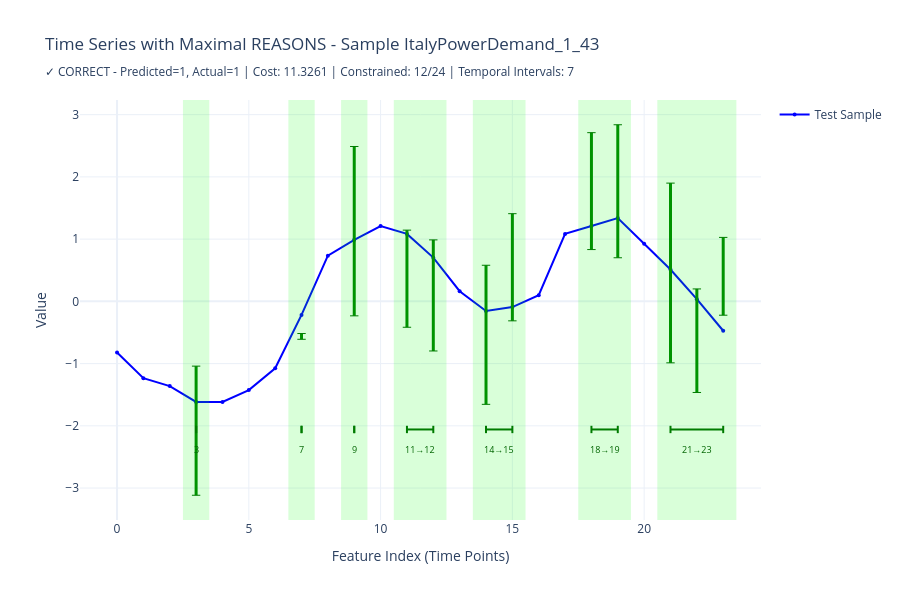

Notebook code for this chart:
### Code cell
# Plot 2: Time series with REASON (maximal reason from dataset)
from etl.reasons_analysis import visualize_sample_with_icf

fig = visualize_sample_with_icf(sample_id, tests_sample, feature_names, reason_type='reasons')
if fig is not None:
    fig.show()

### Figure 1 — Plotly figure (JSON) as saved in the notebook; plotly's stock layout.template omitted (floating-point values rounded to 4 significant figures)
{"data": [{"line": {"color": "blue", "width": 2}, "marker": {"color": "blue", "size": 4}, "mode": "lines+markers", "name": "Test Sample", "x": [0, 1, 2, 3, 4, 5, 6, 7, 8, 9, 10, 11, 12, 13, 14, 15, 16, 17, 18, 19, 20, 21, 22, 23], "y": [-0.8217, -1.235, -1.362, -1.616, -1.616, -1.425, -1.076, -0.2183, 0.7344, 0.9884, 1.211, 1.084, 0.7026, 0.1628, -0.1548, -0.0913, 0.09924, 1.084, 1.211, 1.338, 0.9249, 0.5121, 0.03573, -0.4724], "type": "scatter"}, {"hovertemplate": "<b>t_03</b><br>Y-Constraint: [-3.116, -1.041]<br>Value: -1.616<extra></extra>", "line": {"color": "green", "width": 3}, "marker": {"color": "darkgreen", "size": 6, "symbol": "line-ew-open"}, "mode": "lines+markers", "showlegend": false, "x": [3, 3], "y": [-3.116, -1.041], "type": "scatter"}, {"hovertemplate": "<b>t_07</b><br>Y-Constraint: [-0.610, -0.517]<br>Value: -0.218<extra></extra>", "line": {"color": "green", "width": 3}, "marker": {"color": "darkgreen", "size": 6, "symbol": "line-ew-open"}, "mode": "lines+markers", "showlegend": false, "x": [7, 7], "y": [-0.6096, -0.5169], "type": "scatter"}, {"hovertemplate": "<b>t_09</b><br>Y-Constraint: [-0.233, 2.488]<br>Value: 0.988<extra></extra>", "line": {"color": "green", "width": 3}, "marker": {"color": "darkgreen", "size": 6, "symbol": "line-ew-open"}, "mode": "lines+markers", "showlegend": false, "x": [9, 9], "y": [-0.2326, 2.488], "type": "scatter"}, {"hovertemplate": "<b>t_11</b><br>Y-Constraint: [-0.416, 1.145]<br>Value: 1.084<extra></extra>", "line": {"color": "green", "width": 3}, "marker": {"color": "darkgreen", "size": 6, "symbol": "line-ew-open"}, "mode": "lines+markers", "showlegend": false, "x": [11, 11], "y": [-0.4163, 1.145], "type": "scatter"}, {"hovertemplate": "<b>t_12</b><br>Y-Constraint: [-0.797, 0.988]<br>Value: 0.703<extra></extra>", "line": {"color": "green", "width": 3}, "marker": {"color": "darkgreen", "size": 6, "symbol": "line-ew-open"}, "mode": "lines+markers", "showlegend": false, "x": [12, 12], "y": [-0.7974, 0.9877], "type": "scatter"}, {"hovertemplate": "<b>t_14</b><br>Y-Constraint: [-1.655, 0.580]<br>Value: -0.155<extra></extra>", "line": {"color": "green", "width": 3}, "marker": {"color": "darkgreen", "size": 6, "symbol": "line-ew-open"}, "mode": "lines+markers", "showlegend": false, "x": [14, 14], "y": [-1.655, 0.5799], "type": "scatter"}, {"hovertemplate": "<b>t_15</b><br>Y-Constraint: [-0.313, 1.409]<br>Value: -0.091<extra></extra>", "line": {"color": "green", "width": 3}, "marker": {"color": "darkgreen", "size": 6, "symbol": "line-ew-open"}, "mode": "lines+markers", "showlegend": false, "x": [15, 15], "y": [-0.3129, 1.409], "type": "scatter"}, {"hovertemplate": "<b>t_18</b><br>Y-Constraint: [0.832, 2.711]<br>Value: 1.211<extra></extra>", "line": {"color": "green", "width": 3}, "marker": {"color": "darkgreen", "size": 6, "symbol": "line-ew-open"}, "mode": "lines+markers", "showlegend": false, "x": [18, 18], "y": [0.8321, 2.711], "type": "scatter"}, {"hovertemplate": "<b>t_19</b><br>Y-Constraint: [0.700, 2.838]<br>Value: 1.338<extra></extra>", "line": {"color": "green", "width": 3}, "marker": {"color": "darkgreen", "size": 6, "symbol": "line-ew-open"}, "mode": "lines+markers", "showlegend": false, "x": [19, 19], "y": [0.7005, 2.838], "type": "scatter"}, {"hovertemplate": "<b>t_21</b><br>Y-Constraint: [-0.988, 1.900]<br>Value: 0.512<extra></extra>", "line": {"color": "green", "width": 3}, "marker": {"color": "darkgreen", "size": 6, "symbol": "line-ew-open"}, "mode": "lines+markers", "showlegend": false, "x": [21, 21], "y": [-0.9879, 1.9], "type": "scatter"}, {"hovertemplate": "<b>t_22</b><br>Y-Constraint: [-1.464, 0.200]<br>Value: 0.036<extra></extra>", "line": {"color": "green", "width": 3}, "marker": {"color": "darkgreen", "size": 6, "symbol": "line-ew-open"}, "mode": "lines+markers", "showlegend": false, "x": [22, 22], "y": [-1.464, 0.1996], "type": "scatter"}, {"hovertemplate": "<b>t_23</b><br>Y-Constraint: [-0.223, 1.028]<br>Value: -0.472<extra></extra>", "line": {"color": "green", "width": 3}, "marker": {"color": "darkgreen", "size": 6, "symbol": "line-ew-open"}, "mode": "lines+markers", "showlegend": false, "x": [23, 23], "y": [-0.2226, 1.028], "type": "scatter"}, {"hoverinfo": "skip", "line": {"color": "darkgreen", "width": 2}, "mode": "lines", "showlegend": false, "x": [3, 3], "y": [-2.118, -2.0], "type": "scatter"}, {"hoverinfo": "skip", "line": {"color": "darkgreen", "width": 2}, "mode": "lines", "showlegend": false, "x": [3, 3], "y": [-2.118, -2.0], "type": "scatter"}, {"hoverinfo": "skip", "line": {"color": "darkgreen", "width": 2}, "mode": "lines", "showlegend": false, "x": [3, 3], "y": [-2.059, -2.059], "type": "scatter"}, {"hoverinfo": "skip", "line": {"color": "darkgreen", "width": 2}, "mode": "lines", "showlegend": false, "x": [7, 7], "y": [-2.118, -2.0], "type": "scatter"}, {"hoverinfo": "skip", "line": {"color": "darkgreen", "width": 2}, "mode": "lines", "showlegend": false, "x": [7, 7], "y": [-2.118, -2.0], "type": "scatter"}, {"hoverinfo": "skip", "line": {"color": "darkgreen", "width": 2}, "mode": "lines", "showlegend": false, "x": [7, 7], "y": [-2.059, -2.059], "type": "scatter"}, {"hoverinfo": "skip", "line": {"color": "darkgreen", "width": 2}, "mode": "lines", "showlegend": false, "x": [9, 9], "y": [-2.118, -2.0], "type": "scatter"}, {"hoverinfo": "skip", "line": {"color": "darkgreen", "width": 2}, "mode": "lines", "showlegend": false, "x": [9, 9], "y": [-2.118, -2.0], "type": "scatter"}, {"hoverinfo": "skip", "line": {"color": "darkgreen", "width": 2}, "mode": "lines", "showlegend": false, "x": [9, 9], "y": [-2.059, -2.059], "type": "scatter"}, {"hoverinfo": "skip", "line": {"color": "darkgreen", "width": 2}, "mode": "lines", "showlegend": false, "x": [11, 11], "y": [-2.118, -2.0], "type": "scatter"}, {"hoverinfo": "skip", "line": {"color": "darkgreen", "width": 2}, "mode": "lines", "showlegend": false, "x": [12, 12], "y": [-2.118, -2.0], "type": "scatter"}, {"hoverinfo": "skip", "line": {"color": "darkgreen", "width": 2}, "mode": "lines", "showlegend": false, "x": [11, 12], "y": [-2.059, -2.059], "type": "scatter"}, {"hoverinfo": "skip", "line": {"color": "darkgreen", "width": 2}, "mode": "lines", "showlegend": false, "x": [14, 14], "y": [-2.118, -2.0], "type": "scatter"}, {"hoverinfo": "skip", "line": {"color": "darkgreen", "width": 2}, "mode": "lines", "showlegend": false, "x": [15, 15], "y": [-2.118, -2.0], "type": "scatter"}, {"hoverinfo": "skip", "line": {"color": "darkgreen", "width": 2}, "mode": "lines", "showlegend": false, "x": [14, 15], "y": [-2.059, -2.059], "type": "scatter"}, {"hoverinfo": "skip", "line": {"color": "darkgreen", "width": 2}, "mode": "lines", "showlegend": false, "x": [18, 18], "y": [-2.118, -2.0], "type": "scatter"}, {"hoverinfo": "skip", "line": {"color": "darkgreen", "width": 2}, "mode": "lines", "showlegend": false, "x": [19, 19], "y": [-2.118, -2.0], "type": "scatter"}, {"hoverinfo": "skip", "line": {"color": "darkgreen", "width": 2}, "mode": "lines", "showlegend": false, "x": [18, 19], "y": [-2.059, -2.059], "type": "scatter"}, {"hoverinfo": "skip", "line": {"color": "darkgreen", "width": 2}, "mode": "lines", "showlegend": false, "x": [21, 21], "y": [-2.118, -2.0], "type": "scatter"}, {"hoverinfo": "skip", "line": {"color": "darkgreen", "width": 2}, "mode": "lines", "showlegend": false, "x": [23, 23], "y": [-2.118, -2.0], "type": "scatter"}, {"hoverinfo": "skip", "line": {"color": "darkgreen", "width": 2}, "mode": "lines", "showlegend": false, "x": [21, 23], "y": [-2.059, -2.059], "type": "scatter"}], "layout": {"shapes": [{"fillcolor": "rgba(0, 255, 0, 0.15)", "line": {"color": "green", "width": 0}, "type": "rect", "x0": 2.5, "x1": 3.5, "xref": "x", "y0": 0, "y1": 1, "yref": "y domain"}, {"fillcolor": "rgba(0, 255, 0, 0.15)", "line": {"color": "green", "width": 0}, "type": "rect", "x0": 6.5, "x1": 7.5, "xref": "x", "y0": 0, "y1": 1, "yref": "y domain"}, {"fillcolor": "rgba(0, 255, 0, 0.15)", "line": {"color": "green", "width": 0}, "type": "rect", "x0": 8.5, "x1": 9.5, "xref": "x", "y0": 0, "y1": 1, "yref": "y domain"}, {"fillcolor": "rgba(0, 255, 0, 0.15)", "line": {"color": "green", "width": 0}, "type": "rect", "x0": 10.5, "x1": 12.5, "xref": "x", "y0": 0, "y1": 1, "yref": "y domain"}, {"fillcolor": "rgba(0, 255, 0, 0.15)", "line": {"color": "green", "width": 0}, "type": "rect", "x0": 13.5, "x1": 15.5, "xref": "x", "y0": 0, "y1": 1, "yref": "y domain"}, {"fillcolor": "rgba(0, 255, 0, 0.15)", "line": {"color": "green", "width": 0}, "type": "rect", "x0": 17.5, "x1": 19.5, "xref": "x", "y0": 0, "y1": 1, "yref": "y domain"}, {"fillcolor": "rgba(0, 255, 0, 0.15)", "line": {"color": "green", "width": 0}, "type": "rect", "x0": 20.5, "x1": 23.5, "xref": "x", "y0": 0, "y1": 1, "yref": "y domain"}], "title": {"text": "Time Series with Maximal REASONS - Sample ItalyPowerDemand_1_43<br><sub>✓ CORRECT - Predicted=1, Actual=1 | Cost: 11.3261 | Constrained: 12/24 | Temporal Intervals: 7</sub>"}, "xaxis": {"title": {"text": "Feature Index (Time Points)"}}, "yaxis": {"title": {"text": "Value"}}, "height": 600, "showlegend": true, "hovermode": "closest", "annotations": [{"font": {"color": "darkgreen", "size": 9}, "showarrow": false, "text": "3", "x": 3.0, "xanchor": "center", "y": -2.236, "yanchor": "top"}, {"font": {"color": "darkgreen", "size": 9}, "showarrow": false, "text": "7", "x": 7.0, "xanchor": "center", "y": -2.236, "yanchor": "top"}, {"font": {"color": "darkgreen", "size": 9}, "showarrow": false, "text": "9", "x": 9.0, "xanchor": "center", "y": -2.236, "yanchor": "top"}, {"font": {"color": "darkgreen", "size": 9}, "showarrow": false, "text": "11→12", "x": 11.5, "xanchor": "center", "y": -2.236, "yanchor": "top"}, {"font": {"color": "darkgreen", "size": 9}, "showarrow": false, "text": "14→15", "x": 14.5, "xanchor": "center", "y": -2.236, "yanchor": "top"}, {"font": {"color": "darkgreen", "size": 9}, "showarrow": false, "text": "18→19", "x": 18.5, "xanchor": "center", "y": -2.236, "yanchor": "top"}, {"font": {"color": "darkgreen", "size": 9}, "showarrow": false, "text": "21→23", "x": 22.0, "xanchor": "center", "y": -2.236, "yanchor": "top"}]}}
